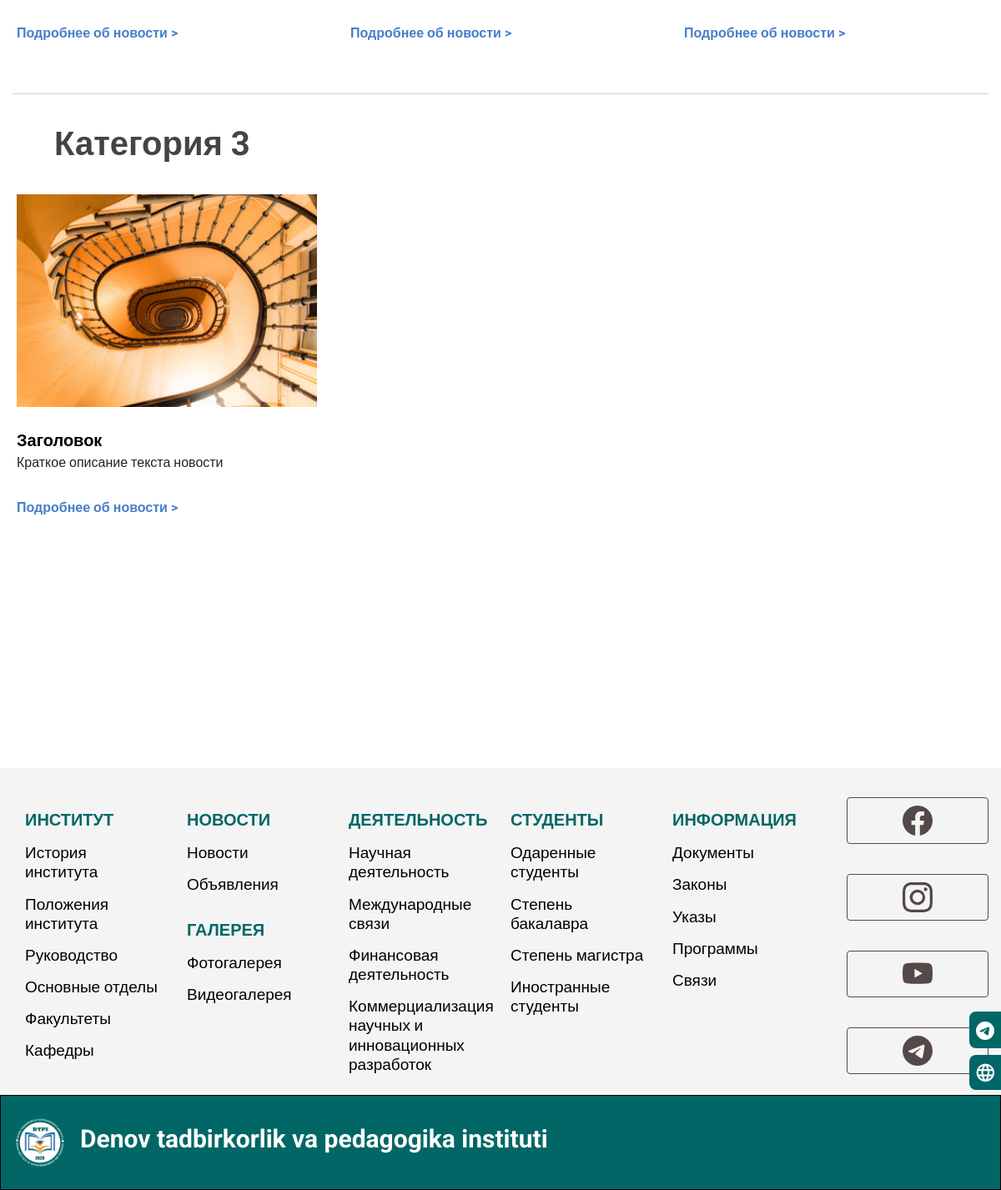
/ru/news/ (lower part), run on an earlier commit of the app's database.
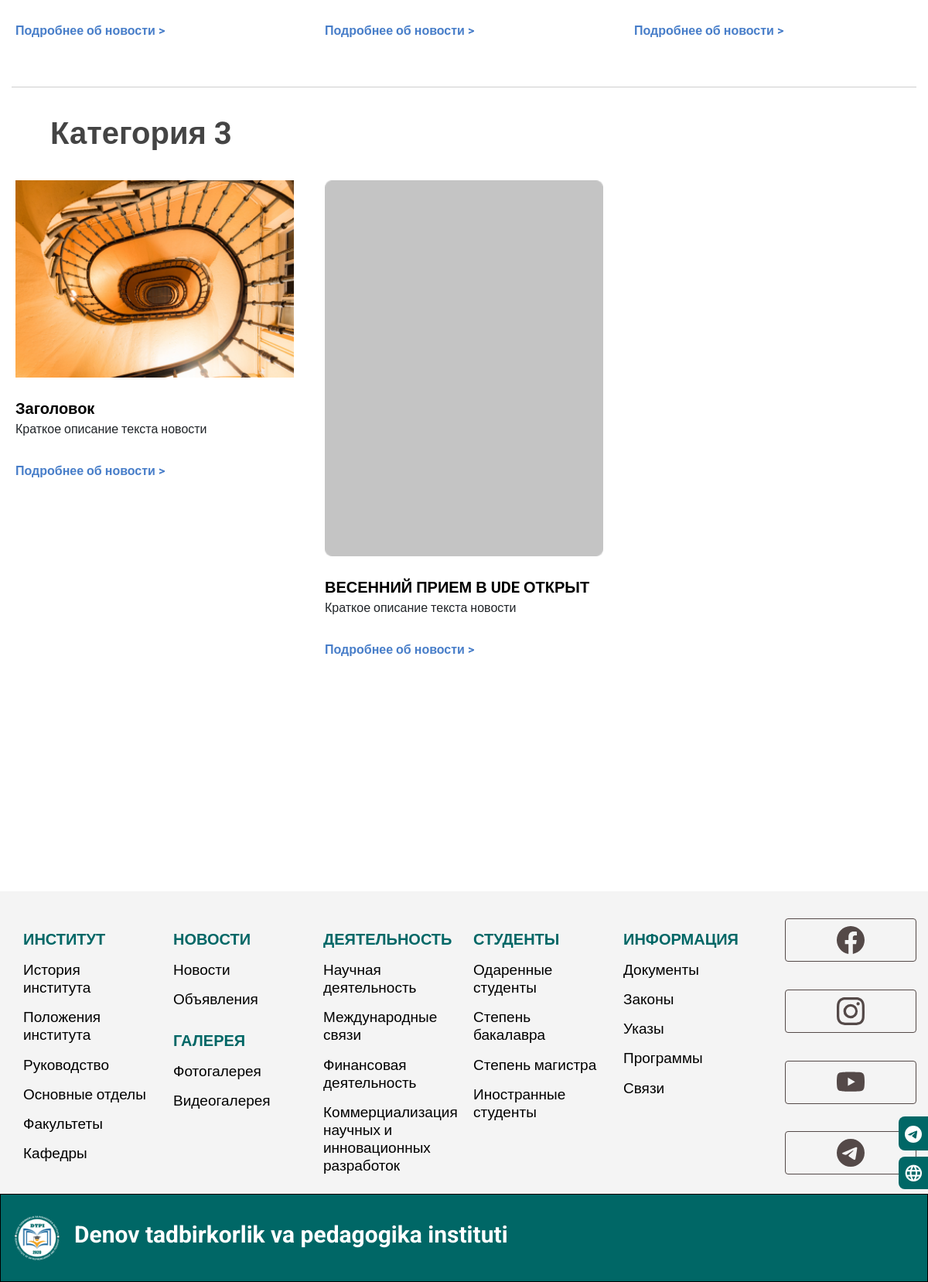
And on a later commit of the database.
### main/models.py (models this page shows, shortened)
class New(models.Model):
    new = models.ForeignKey(NewsCategory, on_delete=models.CASCADE, verbose_name="Категория новости")
    image = models.ImageField(upload_to='pages/', null=True, blank=True, verbose_name="Излбражение")
    title = models.CharField(max_length=255, verbose_name="Заголовок")
    description = models.CharField(max_length=255, verbose_name="Описание")
    content = RichTextUploadingField(verbose_name="Текст")
    class Meta:
        verbose_name = 'новость'
        verbose_name_plural = 'Новости'

class NewsCategory(models.Model):
    name = models.CharField(max_length=255, verbose_name="Название")
    description = models.CharField(max_length=255, verbose_name="Описание")
    class Meta:
        verbose_name = 'категории новостей'
        verbose_name_plural = 'Категории новостей'

### main/views.py (the view)
# urls.py: path('news/', news, name='news'),
def news(request):
    content = NewsCategory.objects.all()
    return render(request, 'news.html', {'content': content})

### templates/news.html (shortened to what this page needs)
{% extends 'base.html' %} {% load static %}
{% block content %}
        <section class="section-news">
            <section class="section-content">
                <div class="container-xl">
                    <div class="cotegories">
                        {% for category in content %}
                            <div class="category">
                                <div class="cat-name">
                                    <a href="{% url 'news_category' category.pk %}" style="color: #444444"
                                       class="link">{{ category.name }}</a>
                                </div>
                                <div class="row row-cols-1 row-cols-lg-3 news">
                                    {% for new in category.new_set.all|slice:":3" %}
                                        <div class="col new">
                                            <img src="{{ new.image.url }}" class="img-fluid w-100" alt="">
                                            <div class="title">{{ new.title }}</div>
                                            <div class="descrip">{{ new.description }}</div>
                                            <a href="{% url 'new' new.pk %}" class="link">Подробнее об новости ></a>
                                        </div>
                                    {% endfor %}
                                </div>
                            </div>
                        {% endfor %}
                    </div>
                </div>
            </section>
        </section>
{% endblock %}

What changed in the data, as far as the page shows it:
added New: image (picture), title "ВЕСЕННИЙ ПРИЕМ В UDE ОТКРЫТ", description "Краткое описание текста новости", shown under NewsCategory "Категория 3"
